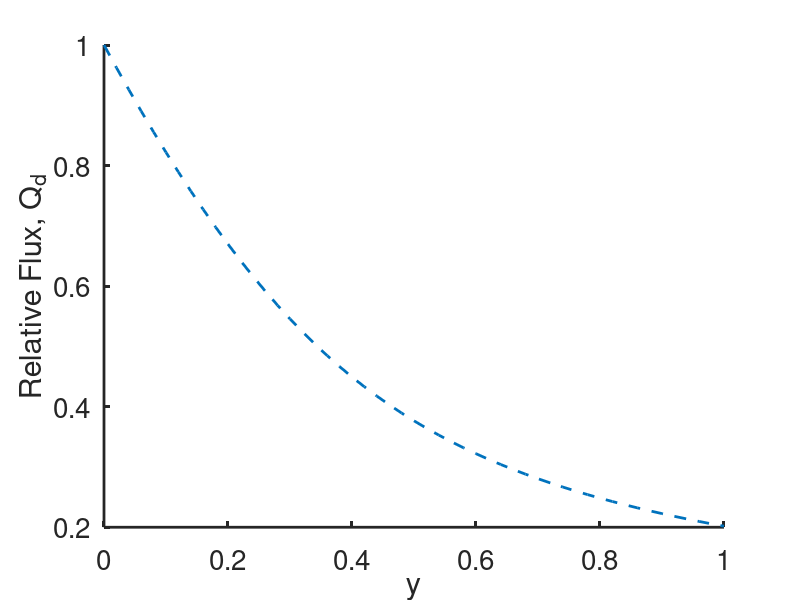
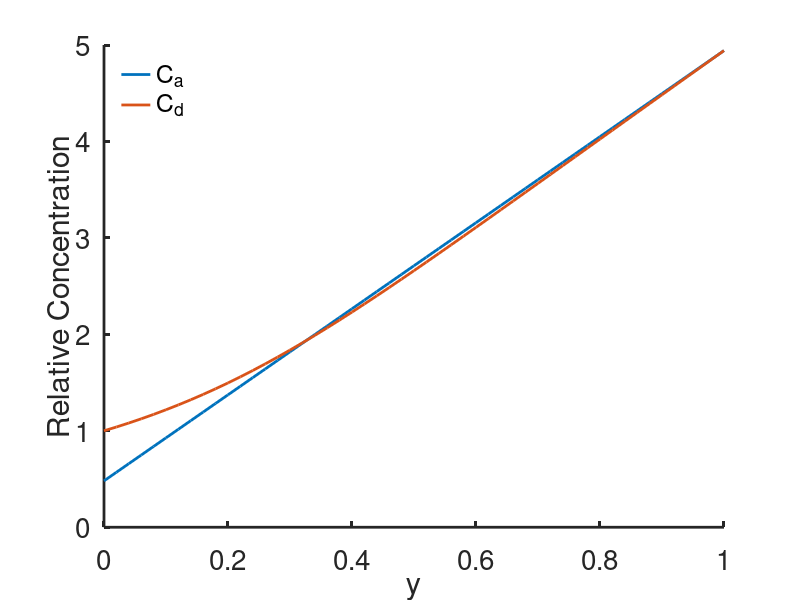
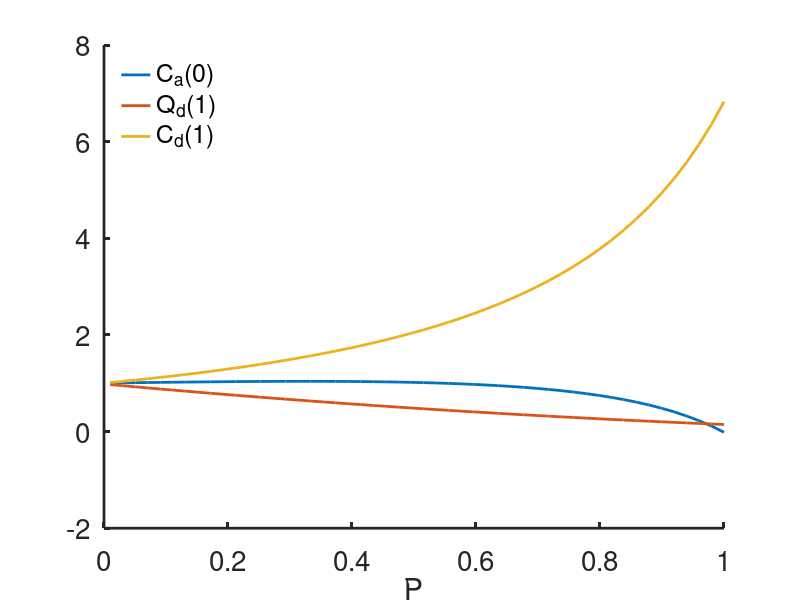

These figures' MATLAB source, in order:
%    -------------------------------------------------------------------
%
%     Solve the nephron equations for the loop of Henle (no ADH)
%
%     For Chapter 17, Section 17.3.2 of
%     Keener and Sneyd, Mathematical Physiology, 3rd Edition, Springer.
%
%     Written by James Keener and James Sneyd.
%
%    -------------------------------------------------------------------

function henle_no_adh
clear all; close all; clc;
set(0,                           ...
   'defaultaxesfontsize', 20,   ...
   'defaultaxeslinewidth', 2.0, ...
   'defaultlinelinewidth', 2.0);

% parameters
p.P = 0.9;
p.DPd = 0.15;
p.DPc = 0.22;
p.Hd = 0.1;
p.rd = 0.15;
p.Ka = 0.2;
p.N=51; % number of grid points
p.y = linspace(0,1,p.N);

% make up some initial guess
Qa = -.22;
Qd = -Qa*p.y +(1-p.y);
Sd=-(Qd -1)*(p.rd*p.Hd)+1-p.DPd*p.Hd*p.y ;
X0=[Sd, Qa];
options = optimset('Display','off');
[U]=fsolve(@(x)des(x,p),X0,options);
[Qd,Qs,Sd,Sa,Ss,Cd,Ca,Cs]=get_fs(U, p);
U(end)

figure(1)
    plot(p.y,Qd,'--')
    hold on
    xlabel('y')
    ylabel('Relative Flux, Q_d')
    box off

figure(2)
    plot(p.y,Ca,p.y,Cd)
    legend('boxoff')
    legend('C_a','C_d','location','northwest')
    xlabel('y')
    ylabel('Relative Concentration')
    box off


% now loop on P for no ADH case:
% make up an initial guess
Qa = -.22;
Qd = -Qa*p.y +(1-p.y);
Sd=-(Qd -1)*(p.rd*p.Hd)+1-p.DPd*p.Hd*p.y ;
X0=[Sd, Qa];

% You need to start with P = 1 and go down, otherwise your initial condition
% isn't good enough for Octave. It works in Matlab (and Python), but not Octave.
Plist = linspace(1,0.01,50);

for j = 1:length(Plist)
    p.P = Plist(j);
    [U]=fsolve(@(x)des(x,p),X0,options);
    % use the solution as the initial guess for the next try
    X0=U;
    Sd = U(1:p.N);
    Qa = U(p.N+1)
    [Qd,Qs,Sd,Sa,Ss,Cd,Ca,Cs]=get_fs(U, p);

    QdP(j) = Qd(p.N);
    Ca0(j) = Ca(1);
    Cd1(j) = Cd(p.N);
end

figure(3)
    plot(Plist,Ca0,Plist,QdP, Plist,Cd1)
    xlabel('P')
    legend('boxoff')
    legend('C_a(0)','Q_d(1)','C_d(1)','location','northwest')
box off
end % of main

%%
function out = des(U,p)
    dy = p.y(2)-p.y(1);
    Sd = U(1:p.N);
    Qa = U(p.N+1);
    [Qd,Qs,Sd,Sa,Ss,Cd,Ca,Cs]=get_fs(U ,p);

    Fd = Ss./Qs-Sd./Qd;

    eqSd =[Sd(1)-1,...
           (Sd(2:p.N-1)-Sd(1:p.N-2))/(dy)-p.Hd*Fd(1:p.N-2), ...
           (Sd(p.N)-Sd( p.N-1))/(dy)-p.Hd*Fd(p.N-1)];
    eqQa = Sd(p.N)-1-(Qa+1)*p.rd*p.Hd+p.DPd*p.Hd;
    out = [eqSd, eqQa ];
    %max(abs(out))
end

%%
function [Qd,Qs,Sd,Sa,Ss,Cd,Ca,Cs]= get_fs(U, p)
    Sd = U(1:p.N);
    Qa = U(p.N+1);

    tm = (1-Sd-p.DPd*p.Hd*p.y)/(p.rd*p.Hd);
    Qd = 1+ tm;
    Qs=-Qd-Qa;
    Cd=Sd./Qd;
    Ca=Cd(p.N)-p.P*(p.y-1)/Qa;

    Sa =Qa*Ca;
    Ss = -Sa -Sd;
    Cs=Ss./Qs;
end
